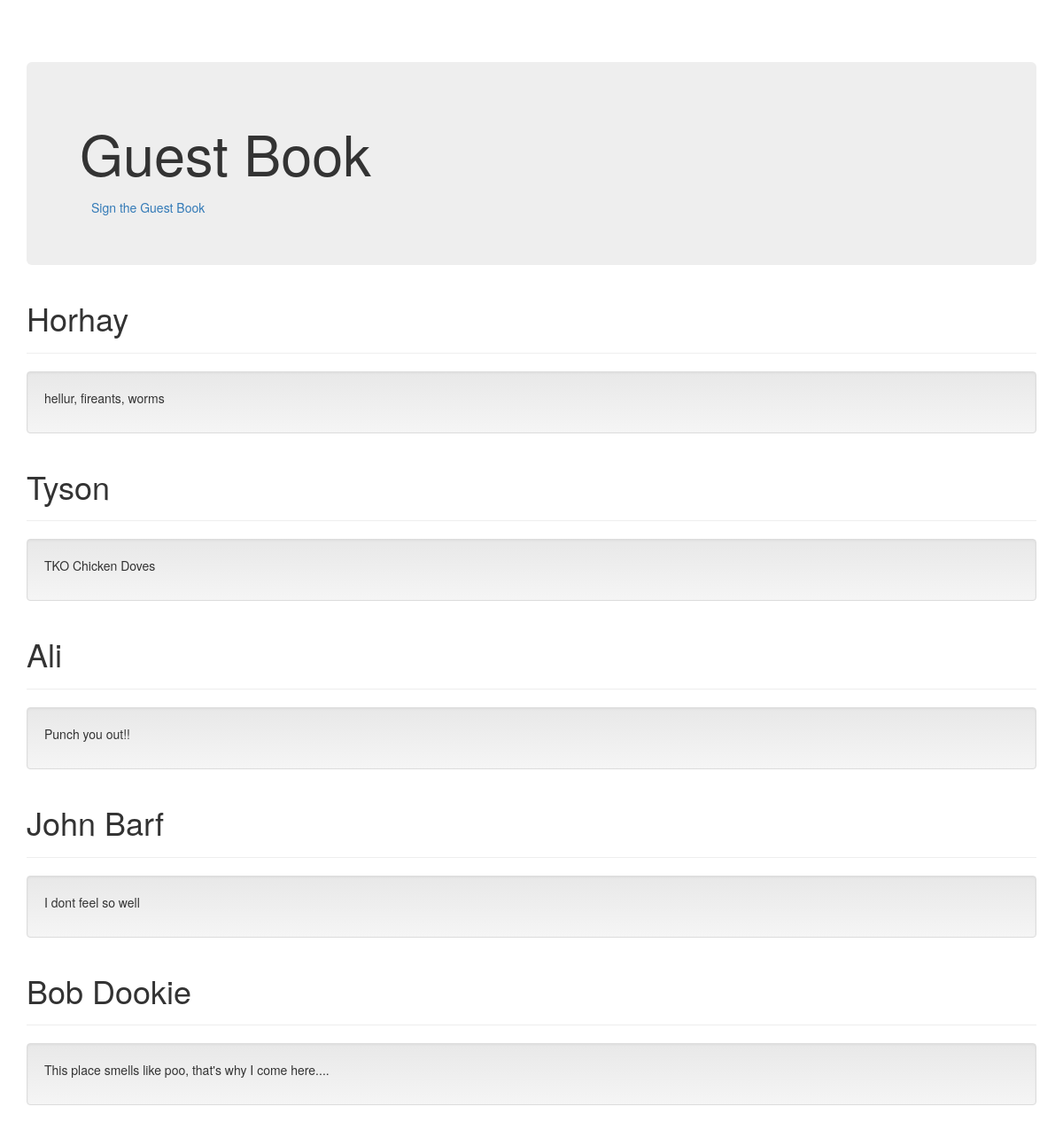
Page /guestbook/ on the committed database.
### guestbook/models.py (models this page shows, shortened)
class Comment(models.Model):
	name = models.CharField(max_length=20)
	comment = models.TextField()
	date_added = models.DateTimeField(default=timezone.now)

### guestbook/views.py (the view)
# urls.py: path('', views.index, name='index'),
def index(request):
	comments = Comment.objects.order_by('-date_added')
	context = {'comments': comments}
	return render(request, 'guestbook/index.html', context)

### guestbook/templates/guestbook/index.html (shortened to what this page needs)
{% load static %}
<!DOCTYPE html>
<html lang="en">
  <head>
    <link href="{% static 'guestbook/bootstrap.min.css' %}" rel="stylesheet">
    <link href="{% static 'guestbook/bootstrap-theme.min.css' %}" rel="stylesheet">
    <link href="{% static 'guestbook/theme.css' %}" rel="stylesheet">
  </head>
  <body>
    <div class="container theme-showcase" role="main">
      <div class="jumbotron">
        <h1>Guest Book</h1>
        <a type="button" class="btn btn-link" href="{% url 'sign' %}">Sign the Guest Book</a>
      </div>
      {% for c in comments %}
      <div class="page-header">
        <h1>{{ c.name }}</h1>
      </div>
      <div class="well">
        <p>{{ c.comment }}</p>
      </div>
      {% endfor %}
    </div>
  </body>
</html>

### guestbook/static/guestbook/theme.css (style rules this page uses)
body { padding-top: 70px; padding-bottom: 30px; }

### rows in the picture
Comment: name "Horhay", comment "hellur, fireants, worms"
Comment: name "Tyson", comment "TKO Chicken Doves"
Comment: name "Ali", comment "Punch you out!!"
Comment: name "John Barf", comment "I dont feel so well"
Comment: name "Bob Dookie", comment "This place smells like poo, that's why I come here...."
